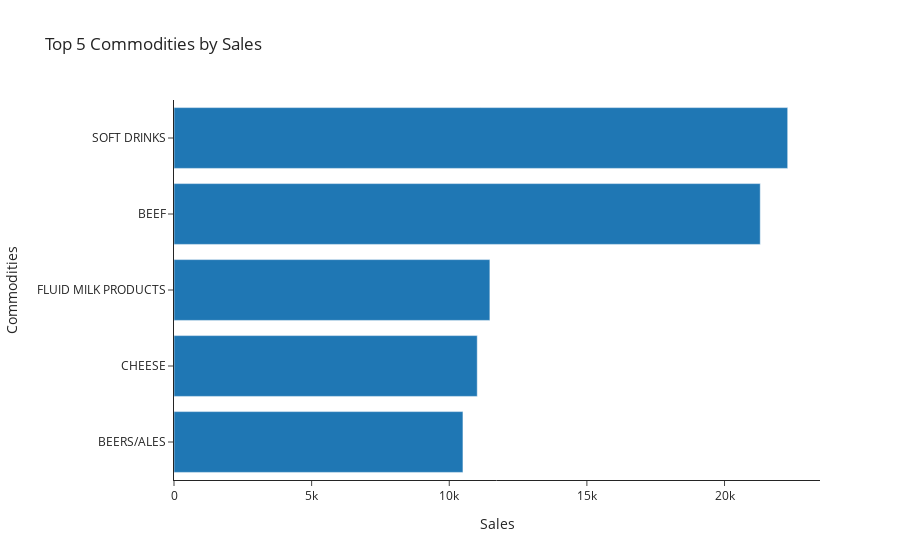

The code cell stored with this chart in its notebook:
### Code cell
# Bar Charts Using Plotly Express
fig = px.bar(x = df_top5.SALES_VALUE, 
             y = df_top5.COMMODITY_DESC,
             labels = {
                 'y' : 'Commodities',
                 'x' : 'Sales'
             },
             title = 'Top 5 Commodities by Sales',
             template = 'simple_white')
fig.show()

### Figure 1 — Plotly figure (JSON) as saved in the notebook; plotly's stock layout.template omitted (floating-point values rounded to 4 significant figures)
{"data": [{"alignmentgroup": "True", "hovertemplate": "Sales=%{x}<br>Commodities=%{y}<extra></extra>", "legendgroup": "", "marker": {"color": "#1F77B4"}, "name": "", "offsetgroup": "", "orientation": "h", "showlegend": false, "textposition": "auto", "type": "bar", "x": [10500.0, 11020.0, 11480.0, 21300.0, 22300.0], "xaxis": "x", "y": ["BEERS/ALES", "CHEESE", "FLUID MILK PRODUCTS", "BEEF", "SOFT DRINKS"], "yaxis": "y"}], "layout": {"barmode": "relative", "legend": {"tracegroupgap": 0}, "title": {"text": "Top 5 Commodities by Sales"}, "xaxis": {"anchor": "y", "domain": [0, 1], "title": {"text": "Sales"}}, "yaxis": {"anchor": "x", "domain": [0, 1], "title": {"text": "Commodities"}}}}
